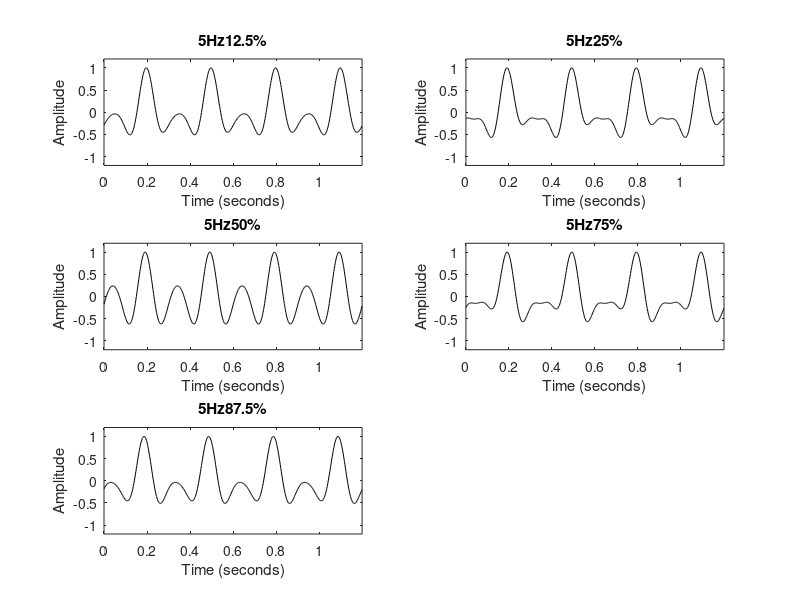
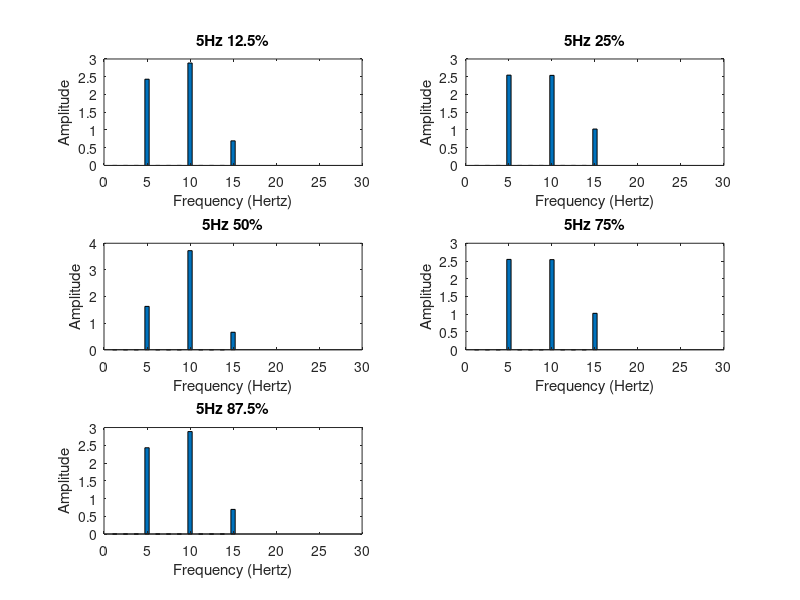

Write MATLAB code to recreate these figures, in order.
%%% simulation of EEG response across harmonics for different duty cycles
clearvars; close all;
ff=5; % fondamental frequency

%% Generate onset/offset response (i.e. odd and even harmonics)
nT=512; % has to be divisible by 64
wtSize = 1.2; % size of time window = 1.2 sec
t=linspace(0,wtSize,nT); 

wList= [1:1:12]'; % max Freq is 12
nF = length(wList);
wAmp = [linspace(.05,1,nF/2) linspace(1,.25,nF/2) ]'; % define the amplitude response change with frequencies (peak around 8Hz)
wAmp(2:2:end) = wAmp(2:2:end)*1;
%%%%%%%%%%%%% what is the phase for? useful for waveform, less for
%%%%%%%%%%%%% spectrum, looks better with the multiplication
% wPhase = (-1*wList)+repmat([3*pi/2 4*pi/3]',nF/2,1);
wPhase = (-1*wList)+repmat([0*pi/2 0*pi/2]',nF/2,1);

wAmp = cos(wPhase).*wAmp + 1i.*sin(wPhase).*wAmp;

%% Make a fourier basis set for an easy waveform creator:
allDC = [0.125 0.25 0.5 0.75 0.875];

for dc=1:length(allDC)
    dutyCycle= allDC(dc);
    clear waveForm

    fourierBasis = dftmtx(nT);
    invFourier  = conj(fourierBasis)/nT;
    waveForm = wAmp'*fourierBasis(wList+1,:);
    waveForm = real(waveForm);
    % 1.25Hz
    if ff == 1.25
        waveForm = waveForm + circshift(waveForm,round(nT*dutyCycle)); % On + Off responses
    else
        % 2.5 Hz
        if ff==2.5
            nbCy = 2;
            %     figure;plot(circshift(circshift(waveForm,nT/2),round(nT/2*dutyCycle)))
            %     figure;plot(waveForm + circshift(waveForm,round(nT/2*dutyCycle)) + circshift(waveForm,nT/2) + circshift(circshift(waveForm,nT/2),round(nT/2*dutyCycle)));
            %         waveForm = waveForm + circshift(waveForm,round(nT/2*dutyCycle)) + circshift(waveForm,nT/2) + circshift(circshift(waveForm,nT/2),round(nT/2*dutyCycle));
        elseif ff==5
            nbCy = 4;
        elseif ff==10
            nbCy = 8;
        end
        % ON responses
        for mm=1:nbCy-1
            waveForm = waveForm + circshift(waveForm,mm*nT/nbCy);
        end
%         figure;plot(waveForm)
%         figure;plot(circshift(waveForm,(nT/nbCy)*dutyCycle))
        % OFF responses
        waveForm = waveForm + circshift(waveForm/4,(nT/nbCy)*dutyCycle);
    end
    
    waveForm = waveForm./max(abs(waveForm));
    
    wAmp2= nF*(abs(invFourier(wList+1,:)*waveForm'));
    
    %% figures
    %timecourse panel
    figure(100)
    subplot(3,2,dc)
    plot(t,waveForm,'k');
    xlabel('Time (seconds)')
    ylabel('Amplitude');
    ylim([-1.2 1.2])
    xlim([0 wtSize])
    title([num2str(ff) 'Hz' num2str(dutyCycle*100) '%'])
    
    %Make spec plot
    freqs = 1.25*(0:.5:20);
    amps = 0*ones(size(freqs));
    amps(2*wList+1)=abs(wAmp2);
    
    figure(200)
    subplot(3,2,dc)
    if exist('pdSpecPlot')
        pdSpecPlot(freqs,amps,[]);
    else
        bar(freqs,amps);
    end
    xlim([0 30])
    xlabel('Frequency (Hertz)')
    ylabel('Amplitude');
    title([num2str(ff) 'Hz ' num2str(dutyCycle*100) '%'])
end
% saveas(100,['figures' filesep 'simulWave' num2str(ff) 'Hz'],'png')
% saveas(200,['figures' filesep 'simulSpect' num2str(ff) 'Hz'],'png')
